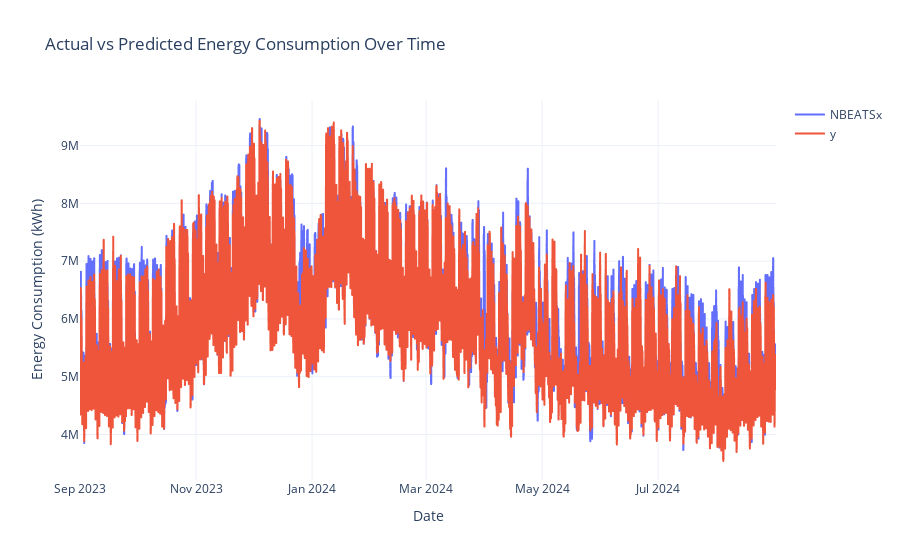

Notebook code for this chart:
### Code cell
fig = px.line(
    holdout_preds,
    x="ds",
    y=["NBEATSx", "y"],
    labels={
        "datetime": "Date",
        "value": "Energy Consumption (kWh)",
        "variable": "Series",
    },
    title="Actual vs Predicted Energy Consumption Over Time",
    line_shape="hv",  # Set line shape to horizontal-vertical for step chart
)

fig.update_layout(
    template="plotly_white",
    legend=dict(title=""),
    xaxis_title="Date",
    yaxis_title="Energy Consumption (kWh)",
)

fig.show()

### Figure 1 — Plotly figure (JSON) as saved in the notebook; plotly's stock layout.template omitted (floating-point values rounded to 4 significant figures; data arrays with more than 128 entries replaced by an {"elided": "..."} marker saying what was removed)
{"data": [{"hovertemplate": "Series=NBEATSx<br>ds=%{x}<br>Energy Consumption (kWh)=%{y}<extra></extra>", "legendgroup": "NBEATSx", "line": {"color": "#636efa", "dash": "solid", "shape": "hv"}, "marker": {"symbol": "circle"}, "mode": "lines", "name": "NBEATSx", "showlegend": true, "type": "scattergl", "x": {"elided": "8784 str values"}, "xaxis": "x", "y": {"elided": "8784 float values"}, "yaxis": "y"}, {"hovertemplate": "Series=y<br>ds=%{x}<br>Energy Consumption (kWh)=%{y}<extra></extra>", "legendgroup": "y", "line": {"color": "#EF553B", "dash": "solid", "shape": "hv"}, "marker": {"symbol": "circle"}, "mode": "lines", "name": "y", "showlegend": true, "type": "scattergl", "x": {"elided": "8784 str values"}, "xaxis": "x", "y": {"elided": "8784 float values"}, "yaxis": "y"}], "layout": {"legend": {"title": {"text": ""}, "tracegroupgap": 0}, "title": {"text": "Actual vs Predicted Energy Consumption Over Time"}, "xaxis": {"anchor": "y", "domain": [0, 1], "title": {"text": "Date"}}, "yaxis": {"anchor": "x", "domain": [0, 1], "title": {"text": "Energy Consumption (kWh)"}}}}
